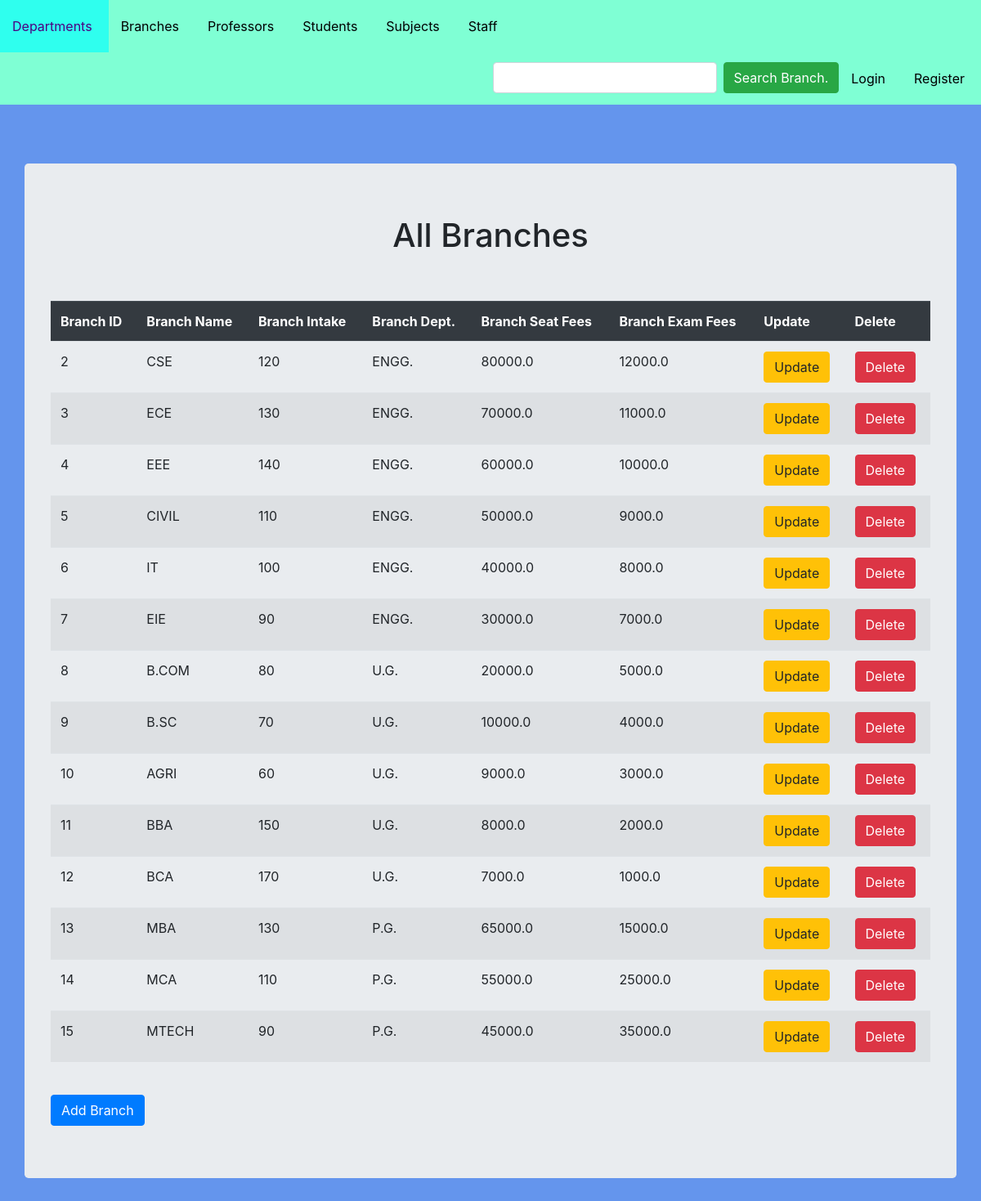
The app's page /branch/retrive/ with its own data.
### BranchApp/models.py (models this page shows, shortened)
class Branch(models.Model):
    dept = models.ForeignKey(Dept, on_delete=models.CASCADE)
    name = models.CharField(max_length=32)
    intake = models.IntegerField()
    college_fees = models.FloatField(default=0)
    exam_fees = models.FloatField(default=0)

### DeptApp/models.py (models this page shows)
class Dept(models.Model):
    name = models.CharField(max_length=32)
    def __str__(self) -> str:
        return f"{self.name}"

### BranchApp/views.py (the view)
# urls.py: path('retrive/',BranchListView.as_view(),name='retrive_branch'),
class BranchListView(ListView):
    model = Branch

### templates/BranchApp/branch_list.html (shortened to what this page needs)
{% extends 'layout.html' %}
{% block search %}
    <div style="padding-top: 2%; margin-right: 20px;" class="form-inline my-2 my-lg-0">
        <form action="{% url 'search_branch' %}" class="form-inline my-2 my-lg-0">
            <input type="text" name="branch_name" class="form-control mr-sm-2" autocomplete="off">
            <input type="submit" value="Search Branch." class="btn btn-success my-2 my-sm-0">
        </form>
    </div>
{% endblock %}
{% block content %}
    <div class="container jumbotron">
    <h1 style="text-align: center;">All Branches</h1>
    <br><br>
        {% if object_list %}
            <table class="table table-striped table-hover">
                <tr class="thead-dark">
                    <th>Branch ID</th>
                    <th>Branch Name</th>
                    <th>Branch Intake</th>
                    <th>Branch Dept.</th>
                    <th>Branch Seat Fees</th>
                    <th>Branch Exam Fees</th>
                    <th>Update</th>
                    <th>Delete</th>
                </tr>
                {% for branch in object_list %}
                    <tr>
                        <td>{{branch.id}}</td>
                        <td>{{branch.name}}</td>
                        <td>{{branch.intake}}</td>
                        <td>{{branch.dept}}</td>
                        <td>{{branch.college_fees}}</td>
                        <td>{{branch.exam_fees}}</td>
                        <td><a href="{% url 'update_branch' branch.id %}"><button class="btn btn-warning">Update</button></a></td>
                        <td><a href="{% url 'delete_branch' branch.id %}"><button class="btn btn-danger">Delete</button></a></td>
                    </tr>
                {% endfor %}
            </table>
            <br>
            <a href="{% url 'create_branch' %}">
                <button class="btn btn-primary">
                    Add Branch
                </button>
            </a>
        {% endif %}
    </div>
{% endblock %}

### static/main.css (style rules this page uses)
h1 { text-align: center; }

### records on screen
Branch: id "2", name "CSE", intake "120", dept "ENGG.", college_fees "80000.0", exam_fees "12000.0"
Branch: id "3", name "ECE", intake "130", dept "ENGG.", college_fees "70000.0", exam_fees "11000.0"
Branch: id "4", name "EEE", intake "140", dept "ENGG.", college_fees "60000.0", exam_fees "10000.0"
Branch: id "5", name "CIVIL", intake "110", dept "ENGG.", college_fees "50000.0", exam_fees "9000.0"
Branch: id "6", name "IT", intake "100", dept "ENGG.", college_fees "40000.0", exam_fees "8000.0"
Branch: id "7", name "EIE", intake "90", dept "ENGG.", college_fees "30000.0", exam_fees "7000.0"
Branch: id "8", name "B.COM", intake "80", dept "U.G.", college_fees "20000.0", exam_fees "5000.0"
Branch: id "9", name "B.SC", intake "70", dept "U.G.", college_fees "10000.0", exam_fees "4000.0"
Branch: id "10", name "AGRI", intake "60", dept "U.G.", college_fees "9000.0", exam_fees "3000.0"
Branch: id "11", name "BBA", intake "150", dept "U.G.", college_fees "8000.0", exam_fees "2000.0"
Branch: id "12", name "BCA", intake "170", dept "U.G.", college_fees "7000.0", exam_fees "1000.0"
Branch: id "13", name "MBA", intake "130", dept "P.G.", college_fees "65000.0", exam_fees "15000.0"
Branch: id "14", name "MCA", intake "110", dept "P.G.", college_fees "55000.0", exam_fees "25000.0"
Branch: id "15", name "MTECH", intake "90", dept "P.G.", college_fees "45000.0", exam_fees "35000.0"
